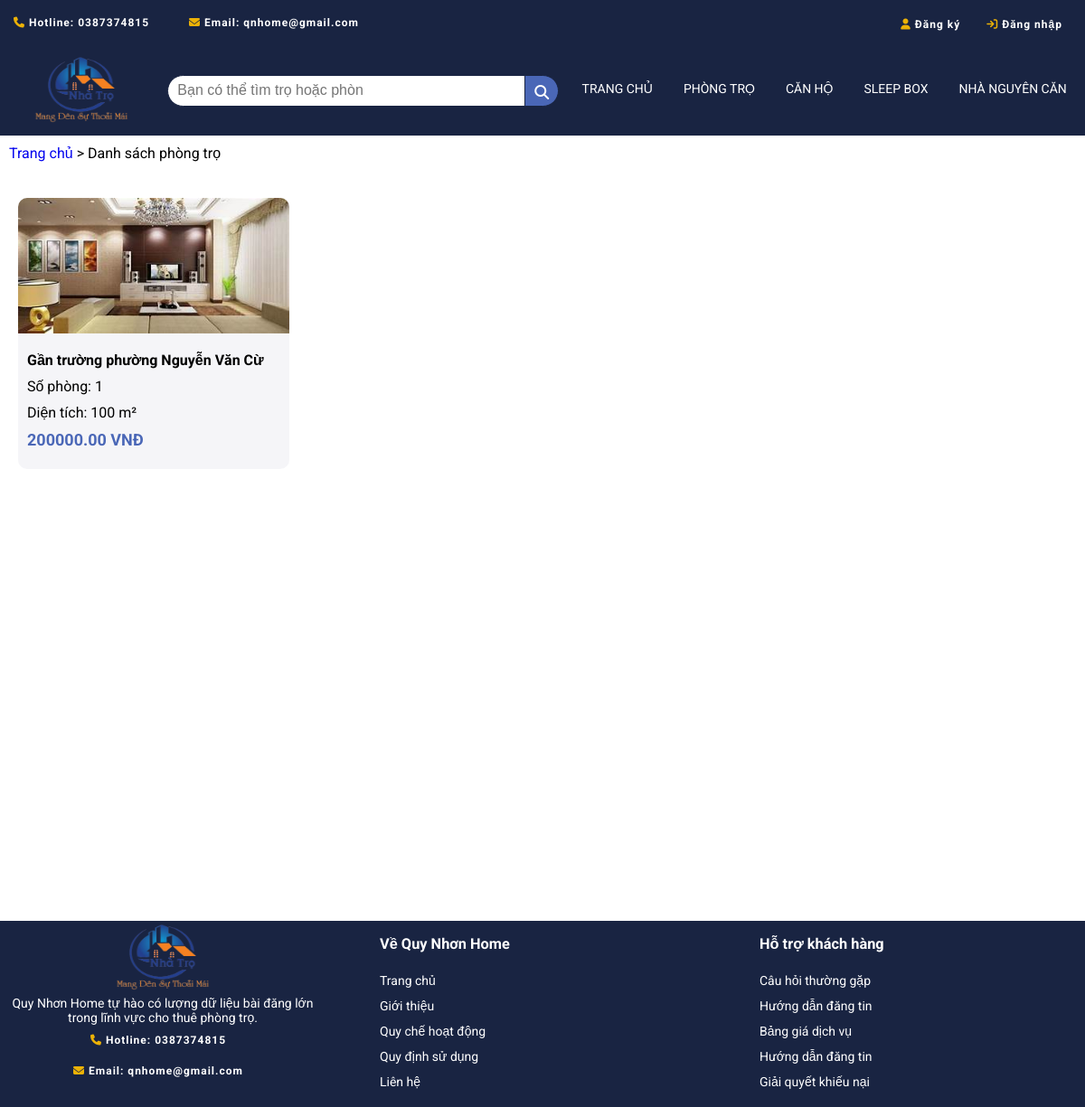
Page /trangdanhsachphongtro.php on the earlier database version.
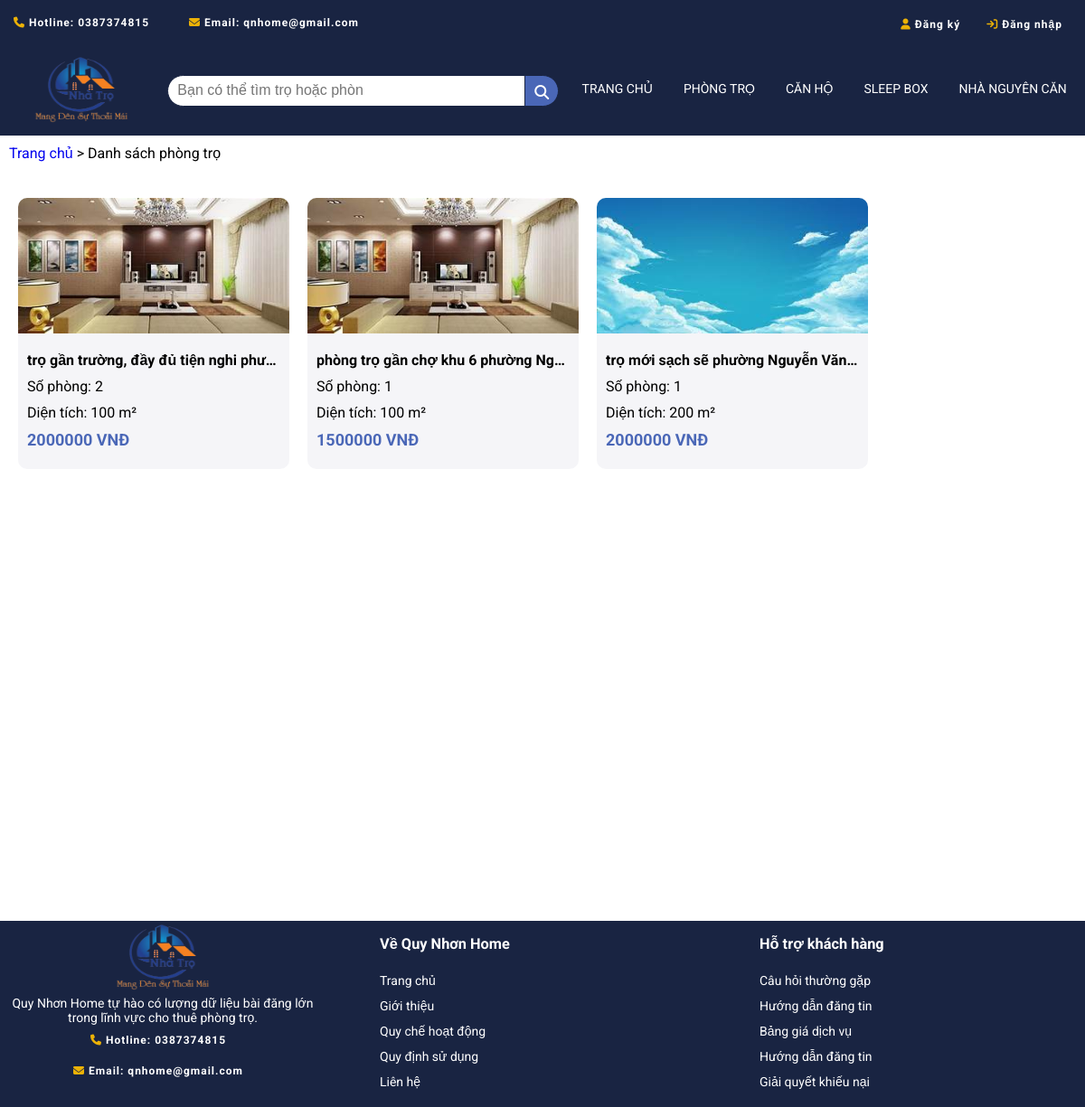
Same page on the later database version.
### tables this page shows
CREATE TABLE IF NOT EXISTS `phongtro` (
  `Id_PhongTro` int(11) NOT NULL AUTO_INCREMENT,
  `TieuDe` text DEFAULT NULL,
  `LoaiHinhChoThue` text DEFAULT NULL,
  `HinhAnh` text DEFAULT NULL,
  `DiaChiCuThe` text DEFAULT NULL,
  `Phuong` text DEFAULT NULL,
  `Gia` int(11) DEFAULT NULL,
  `DienTich` int(11) DEFAULT NULL,
  `SoPhong` int(11) DEFAULT NULL,
  `MoTa` text DEFAULT NULL,
  `Id_DanhMuc` int(11) DEFAULT NULL,
  `Id_User` int(11) DEFAULT NULL,
  `status` enum('pending','approved','rejected') NOT NULL,
  `full_text_search_column` text GENERATED ALWAYS AS (concat_ws(' ',`TieuDe`,`Phuong`,`Gia`,`SoPhong`,`DienTich`,`MoTa`)) STORED,
  `ThoiGianDang` datetime DEFAULT NULL,
  PRIMARY KEY (`Id_PhongTro`),
  KEY `Id_DanhMuc` (`Id_DanhMuc`),
  KEY `Id_User` (`Id_User`)
);

### trangdanhsachphongtro.php (the view, shortened to what this page needs)
<!DOCTYPE html>
<html lang="en">
<head>
    <link rel="stylesheet" href="/css/trangdanhsachphongtro.css" />
    <link rel="stylesheet" href="https://cdnjs.cloudflare.com/ajax/libs/font-awesome/6.4.0/css/all.min.css" />
</head>
<body>
    <?php
    require 'layout/header.php';
    ?>
    <div class="breadcrumb" style="margin-top: 10px; margin-bottom: 20px;margin-left: 10px;">
        <a href="/trangchu.php" style="text-decoration: none;">Trang chủ</a> &gt; Danh sách phòng trọ
    </div>
    <div class="main">
        <div class="thanhphan">
            <?php
            $kn = mysqli_connect("localhost", "root", "", "webtimtro") or die("Không kết nối được");
            mysqli_set_charset($kn, "utf8mb4");
            $caulenh = "SELECT phongtro.* FROM phongtro
            INNER JOIN danhmuc ON phongtro.Id_DanhMuc = danhmuc.Id_DanhMuc
            WHERE danhmuc.TenDanhMuc = 'Phòng trọ' and phongtro.status='approved'";
            $kq = mysqli_query($kn, $caulenh);
            while ($row = mysqli_fetch_array($kq)) {
                $id_pt = $row["Id_PhongTro"];
                echo "<div class='tongquat'>
                    <a href='trangphongchitiet.php?id=$id_pt'>
                        <div class='noidung'>
                            <div class='top'>
                                <img src='/process/" . $row["HinhAnh"] . "' alt='hinhanh'/>
                            </div>
                            <div class='bottom'>
                                <h4>" . $row["MoTa"] . " phường ". $row["Phuong"] ."</h4>
                                <p>Số phòng: " . $row["SoPhong"] . "</p>
                                <p>Diện tích: " . $row["DienTich"] . " m²</p>
                                <p style='color:#4a67b7; font-weight: 700; font-size: 18px'>" . $row["Gia"] . " VNĐ</p>
                            </div>
                        </div>
                    </a>
                </div>";
            }
            ?>
        </div>
    </div>
    <?php
    require 'layout/footer.php';
    ?>
</body>
</html>

### layout/header.php (shortened to what this page needs)
<head>
    <link rel="stylesheet" href="/css/header.css" />
    <link rel="stylesheet" href="https://cdnjs.cloudflare.com/ajax/libs/font-awesome/6.4.0/css/all.min.css" />
</head>
<body>
<div id="header">
    <div class="header-top">
        <div class="information">
            <div>
                <i class="fa fa-phone" aria-hidden="true" class="icon"></i>
                <a href="tel:+84387374815"> Hotline: 0387374815</a>
            </div>
            <div>
                <i class="fa fa-envelope" aria-hidden="true" class="icon"></i>
                <a href="mailto:qnhome@gmail.com"> Email: qnhome@gmail.com</a>
            </div>
        </div>
        <?php
        if (isset($_SESSION["ten"])) {
            $conn = mysqli_connect("localhost", "root", "", "webtimtro") or die("Không thể kết nối");
            mysqli_set_charset($conn, "utf8");
            mysqli_set_charset($conn, "utf8mb4");
            $sql = "select * from users";
            $result = mysqli_query($conn, $sql);
            if (mysqli_num_rows($result)) {
                $row = mysqli_fetch_array($result);
                echo '<div class="header-right">
                    <div class="account" id="account" >
                    Hii,  ' . $_SESSION['ten'] . ' !
                    <div class="account-content-container">
                        <div class="account-content">
                            <a href="profile.php?id=' . $_SESSION['id'] . '"><i class="fa fa-user-circle-o" aria-hidden="true"></i>Hồ sơ của bạn</a> </br>
                            <hr>
                            <a href="logout.php" id="logout">  <i class="fa fa-sign-out" aria-hidden="true"></i>Đăng xuất</a>
                        </div>
                    </div>
                 </div>
                 <div id="dangbai"><a href="dangbai.php">Đăng Bài</a></div>
                 </div>';
            }
        }
        else {
            echo '
        <div class="user-control">
            <ul>
                <li>
                    <i class="fa fa-user" aria-hidden="true"></i><a href="Signup.php"> Đăng ký</a>
                </li>
                <li>
                    <i class="fa fa-sign-in" aria-hidden="true"></i><a href="Login.php"> Đăng nhập</a>
                </li>
            </ul>
        </div>
		    ';
        }
        ?>
    </div>
    <div class="menu">
        <div class="logo">
            <a href="trangchu.php"><img src="/images/homelogo.png" alt="logo" /></a>
        </div>
        <div class="search">
            <form class="search" action="timkiem.php" method="GET">
                <input type="text" name="search" id="search" placeholder="">
                <button type="submit" name="submit"><i class="fa fa-search"></i></button>
            </form>
        </div>
        <div class="list-menu">
            <div class="child"><a href="trangchu.php">TRANG CHỦ</a></div>
            <div class="child"><a href="trangdanhsachphongtro.php">PHÒNG TRỌ</a></div>
            <div class="child"><a href="trangdanhsachcanho.php">CĂN HỘ</a></div>
            <div class="child"><a href="trangdanhsachsleepbox.php">SLEEP BOX</a></div>
            <div class="child"><a href="trangdanhsachnhanguyencan.php">NHÀ NGUYÊN CĂN</a></div>
        </div>
    </div>
</div>
</body>

### layout/footer.php (shortened to what this page needs)
<head>
    <link rel="stylesheet" href="/css/footer.css" />
    <link rel="stylesheet" href="https://cdnjs.cloudflare.com/ajax/libs/font-awesome/6.4.0/css/all.min.css" />
</head>
<body>
<footer>
    <div class="footer-first-content">
        <div class="logo">
            <a href="trangchu.html"><img src="images/homelogo.png" alt="logo" /></a>
        </div>
        <span>Quy Nhơn Home tự hào có lượng dữ liệu bài đăng lớn trong lĩnh vực
            cho thuê phòng trọ.</span>
        <div class="information">
            <div id="infor">
                <i class="fa fa-phone" aria-hidden="true" class="icon"></i>
                <a href="tel:+84387374815"> Hotline: 0387374815</a>
            </div>
            <div id="infor">
                <i class="fa fa-envelope" aria-hidden="true" class="icon"></i>
                <a href="mailto:qnhome@gmail.com"> Email: qnhome@gmail.com</a>
            </div>
        </div>
    </div>
    <div class="footer-col">
        <h3>Về Quy Nhơn Home</h3>
        <ul>
            <li><a href="trangchu.html"></a>Trang chủ</li>
            <li><a href="#gioithieu"></a>Giới thiệu</li>
            <li><a href="#quyche"></a>Quy chế hoạt động</li>
            <li><a href="#quydinh"></a>Quy định sử dụng</li>
            <li><a href="#lienhe"></a>Liên hệ</li>
        </ul>
    </div>
    <div class="footer-col">
        <h3>Hỗ trợ khách hàng</h3>
        <ul>
            <li><a href="#cauhoithuonggap"></a>Câu hỏi thường gặp</li>
            <li><a href="#hddk"></a>Hướng dẫn đăng tin</li>
            <li><a href="#banggiadv"></a>Bảng giá dịch vụ</li>
            <li><a href="#hddangtin"></a>Hướng dẫn đăng tin</li>
            <li><a href="#giaiquyet"></a>Giải quyết khiếu nại</li>
        </ul>
    </div>
</footer>
</body>

### css/trangdanhsachphongtro.css (style rules this page uses)
body { font-family: 'Roboto', sans-serif; margin: 0; padding: 0; height: 800px; }
.main { width: auto; height: 100%; border: 1px none #b2b0b0; padding: 10px; margin: auto; }
.thanhphan { width: 100%; display: flex; flex-wrap: wrap; justify-content: flex-start; margin: 10px; padding: 0; gap: 20px }
.tongquat { width: 300px; height: 300px; }
.tongquat a { color: black; text-decoration: none; }
.tongquat img { border-top: 10px; }
.noidung { display: flex; flex-direction: column; border-radius: 10px; overflow: hidden; background-color: #f4f4f8e7; transition: box-shadow 0.3s; margin: auto; }
.top { height: 150px; margin-bottom: 10px; }
.top img { width: 100%; height: 100%; }
.bottom { height: 140px; }
.bottom p,h4 { margin: 10px; padding: 0; }
.noidung .bottom h4 { overflow: hidden; max-width: 300px; text-overflow: ellipsis; white-space:nowrap; }

### css/header.css (style rules this page uses)
body { font-family: 'Roboto', sans-serif; margin: 0; padding: 0; }
#header { width: 100%; height: 150px; }
.header-top { width: 100%; height: 50px; background-color: #192442; display: flex; align-items: center; justify-content: space-between; }
.information div { display: flex; align-items: center; margin: 10px 0; animation: moveRight 2s infinite; }
.information div { display: inline-block; margin-right: 25px; margin-left: 15px; font-size: 12px; letter-spacing: 1px; color: #ecb207; }
.information div a { color: #fff; font-weight: 700; text-decoration: none; }
.user-control li { display: inline-block; margin-right: 25px; font-size: 12px; letter-spacing: 1px; color: #ecb207; }
.user-control li a { color: #fff; font-weight: 700; text-decoration: none; }
.logo img { width: 140px; height: 80px; }
.menu { width: 100%; height: 100px; background-color: #192442; display: flex; align-items: center; justify-content: space-around; position: sticky; top: 0; z-index: 12; }
.search { display: flex; align-items: center; }
input[type="text"] { border-radius: 20px 0 0 20px; width: 400px; }
.search input[type="text"], button[type="submit"] { display: inline-block; height: 35px; padding: 0 10px; box-sizing: border-box; border: 1px solid #192442; font-size: 16px; line-height: 38px; vertical-align: middle; margin: 0; }
button[type="submit"] { background-color: #4a67b7; color: #fff; cursor: pointer; transition: background-color 0.4s ease; margin-left: -5px; border-radius: 0 20px 20px 0; }
.menu .list-menu .child { font-style: inherit; display: inline-block; cursor: pointer; }
.menu a { float: left; display: block; color: #fff; text-align: center; padding: 15px; text-decoration: none; font-size: 14px; }

### css/footer.css (style rules this page uses)
footer { width: 100%; padding: 30px; background-color: #192442; color: #fff; font-size: 14px; display: flex; text-align: left; justify-content: space-between; margin: 0; padding: 0; font-family: 'Roboto', sans-serif; }
.footer-first-content { width: 30%; text-align: center; }
.footer-col { width: 30%; }
.footer-col li { list-style: none; line-height: 2; }
.footer-col ul { padding: 0; }

Differences in the rows shown:
removed phongtro: HinhAnh (picture), MoTa "Gần trường", Phuong "Nguyễn Văn Cừ", SoPhong "1", DienTich "100", Gia "200000.00"
added phongtro: HinhAnh (picture), MoTa "trọ gần trường, đầy đủ tiện nghi", SoPhong "2", DienTich "100", Gia "2000000"
added phongtro: HinhAnh (picture), MoTa "phòng trọ gần chợ khu 6", Phuong "Ng…", SoPhong "1", DienTich "100", Gia "1500000"
added phongtro: HinhAnh (picture), MoTa "trọ mới sạch sẽ", Phuong "Nguyễn Văn…", SoPhong "1", DienTich "200", Gia "2000000"
